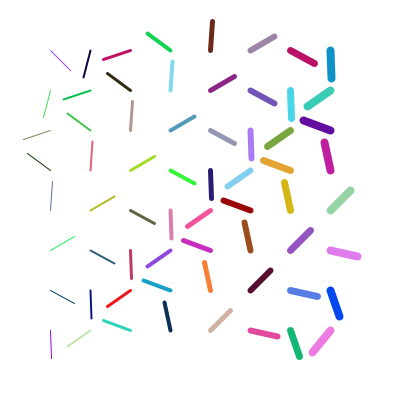
Frame 1 (no input)
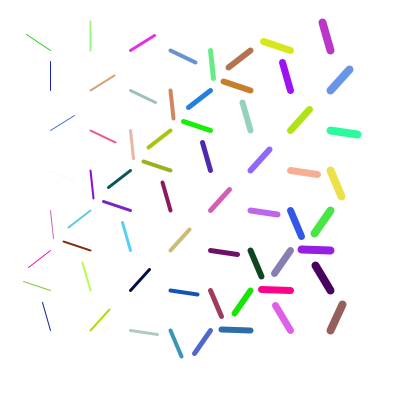
Frame 60 (the mouse pressed at the canvas centre just before this capture)
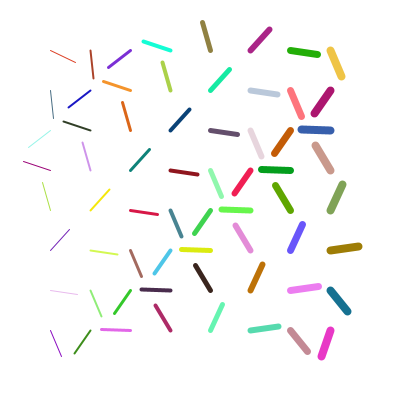
Frame 120 (the mouse held since frame 60 and released just before this capture)

The Processing sketch that drew these frames (run headless with seeded random() and noise(); from frame 60 on, the mouse is pressed at the canvas centre):

// Processing sketch: processing_186907
// ── processing_186907.pde

float rot = 0;
 
void setup() {
  size(400, 400);
  smooth();
  //noStroke();
}
void draw_rotating_rectangle(float x, float y, float rect_size, float r) {
  translate(x, y);
  rotate(r);
  
  stroke(random(255), random(255), random(255));
  line(0, 0, rect_size, rect_size);
  resetMatrix();
}
void draw() {
  background(255);
  float x = 0;
  while (x < 8) {
    strokeWeight(x+1);
    float y = 0;
    while (y < 8) {
      // we give a unique rotation amount to each rectangle, depending
      // on which column and row the rectangle is located (x and y)
      draw_rotating_rectangle(50 + x * 40, 50 + y * 40, 20, rot + x + y);
      y = y + 1;
    }
    x = x + 1;
  }
  rot = rot + .05;
}
